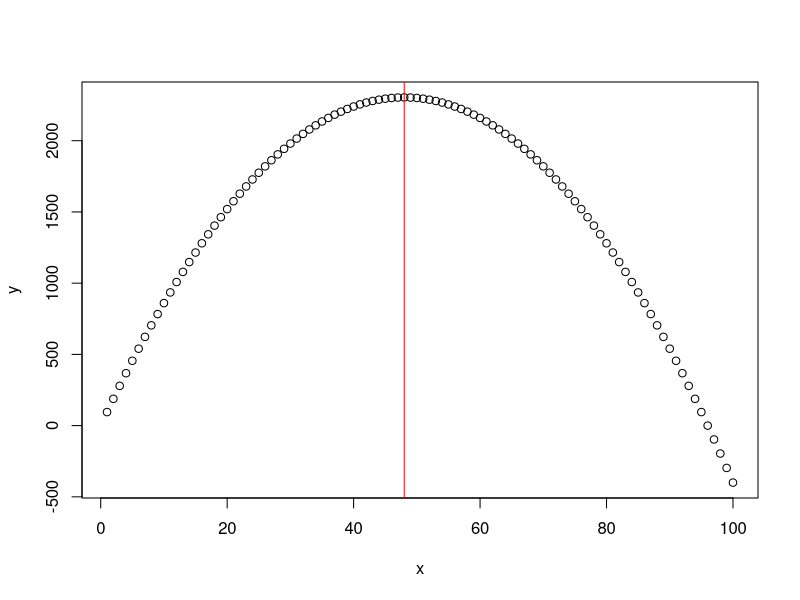

Source code (R):

# Funzione. Rappresenta la derivata prima di Revenue - Cost, quindi segue
# regola MR = MC
function_1 <- function(q) {
  return (100*q-q^2-4*q)
}

# Test: La funzione calcolata a mano dava Q* = 48
function_1(48)

# Loop che serve per valutare tra tutti i possibili valori della Q di input
# quale massimizza il valore della funzione stessa.
x <- c()
y <- c()

for (q in 1:100) {
  r1 <- q
  r2 <- print(function_1(q))
  
  x <- c(x, r1)
  y <- c(y, r2)
  
}
which.max(y)

plot(x,y)
abline(v=48, col="red")



f <- function (q) (100*q-q^2)-(4*q)
xmax <- optimize(f, c(0, 1000), tol = 0.0001, maximum = TRUE)
xmax
